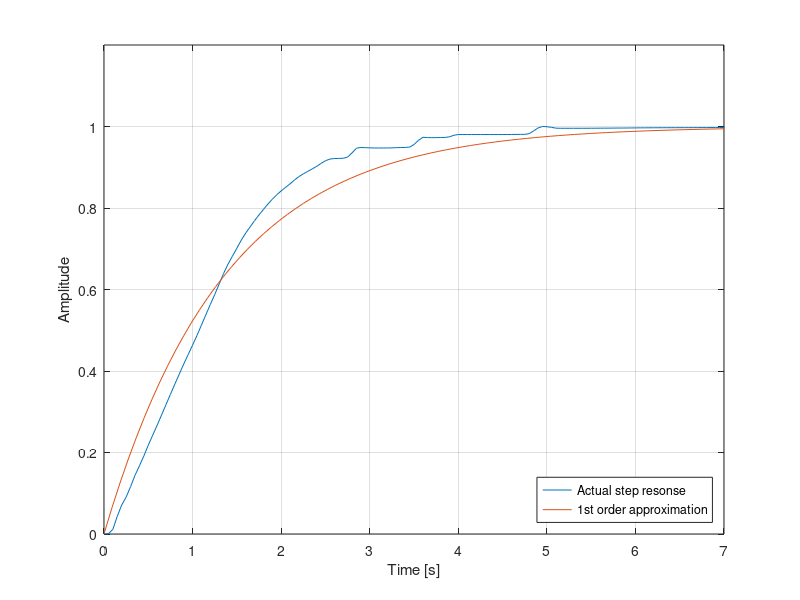
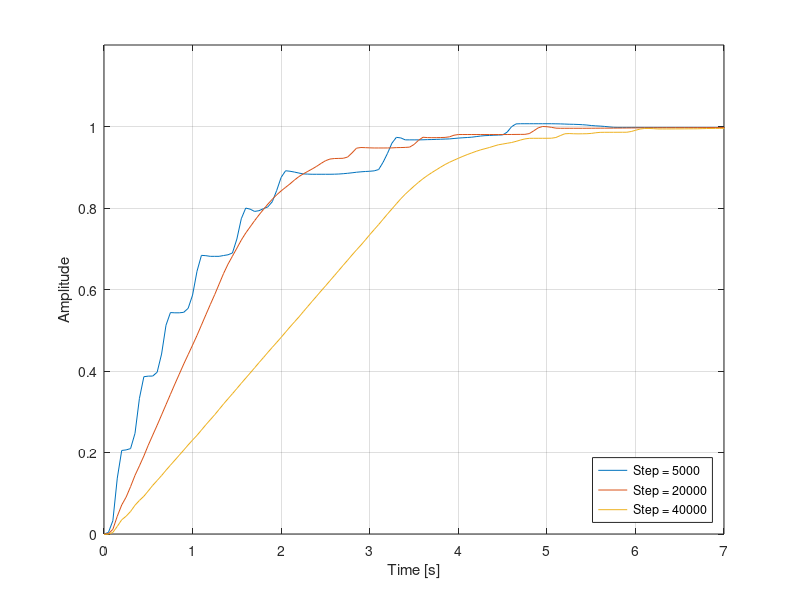

These figures' MATLAB source, in order:
clear
clc

k =1;
tau= 1.35;
s = tf('s');
G = k/(tau*s+1)
[B, t] = step(G);

A1=load('rat1.txt');
A2=load('rat2.txt');
A3=load('rat5.txt');

figure(1)
plot((A1(:,2)-A1(1,2))/1000,A1(:,1)/20000)
hold on
plot(t,B)
xlabel('Time [s]') 
ylabel('Amplitude') 
grid on
xlim([0 7])
ylim([0 1.2])
legend({'Actual step resonse','1st order approximation'},'Location','southeast')
hold off

figure(2)
plot((A2(:,2)-A2(1,2))/1000,A2(:,1)/5000)
hold on
plot((A1(:,2)-A1(1,2))/1000,A1(:,1)/20000)
plot((A3(:,2)-A3(1,2))/1000,A3(:,1)/40000)
xlabel('Time [s]') 
ylabel('Amplitude') 
grid on
xlim([0 7])
ylim([0 1.2])
legend({'Step = 5000','Step = 20000', 'Step = 40000'},'Location','southeast')
hold off